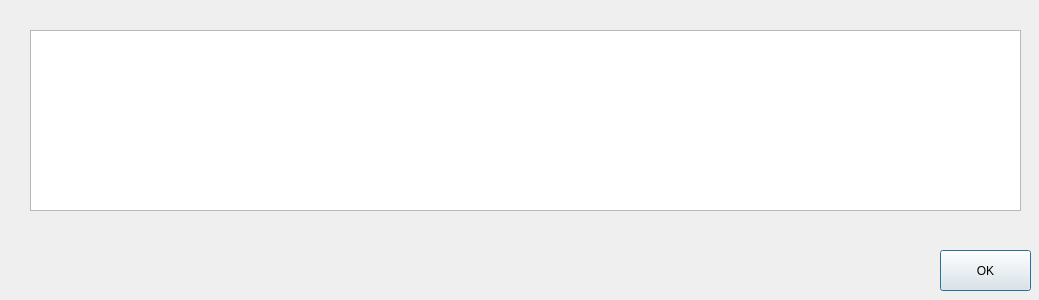
<?xml version="1.0" encoding="UTF-8"?>
<ui version="4.0">
 <class>Dialog</class>
 <widget class="QDialog" name="Dialog">
  <property name="geometry">
   <rect>
    <x>0</x>
    <y>0</y>
    <width>1039</width>
    <height>300</height>
   </rect>
  </property>
  <property name="windowTitle">
   <string>Dialog</string>
  </property>
  <widget class="QPushButton" name="okButton">
   <property name="geometry">
    <rect>
     <x>940</x>
     <y>250</y>
     <width>91</width>
     <height>41</height>
    </rect>
   </property>
   <property name="text">
    <string>OK</string>
   </property>
  </widget>
  <widget class="QTextEdit" name="error_lbl">
   <property name="geometry">
    <rect>
     <x>30</x>
     <y>30</y>
     <width>991</width>
     <height>181</height>
    </rect>
   </property>
   <property name="html">
    <string>&lt;!DOCTYPE HTML PUBLIC &quot;-//W3C//DTD HTML 4.0//EN&quot; &quot;http://www.w3.org/TR/REC-html40/strict.dtd&quot;&gt;
&lt;html&gt;&lt;head&gt;&lt;meta name=&quot;qrichtext&quot; content=&quot;1&quot; /&gt;&lt;style type=&quot;text/css&quot;&gt;
p, li { white-space: pre-wrap; }
&lt;/style&gt;&lt;/head&gt;&lt;body style=&quot; font-family:'MS Shell Dlg 2'; font-size:7.8pt; font-weight:400; font-style:normal;&quot;&gt;
&lt;p style=&quot;-qt-paragraph-type:empty; margin-top:0px; margin-bottom:0px; margin-left:0px; margin-right:0px; -qt-block-indent:0; text-indent:0px;&quot;&gt;&lt;br /&gt;&lt;/p&gt;&lt;/body&gt;&lt;/html&gt;</string>
   </property>
  </widget>
 </widget>
 <resources/>
 <connections/>
</ui>
